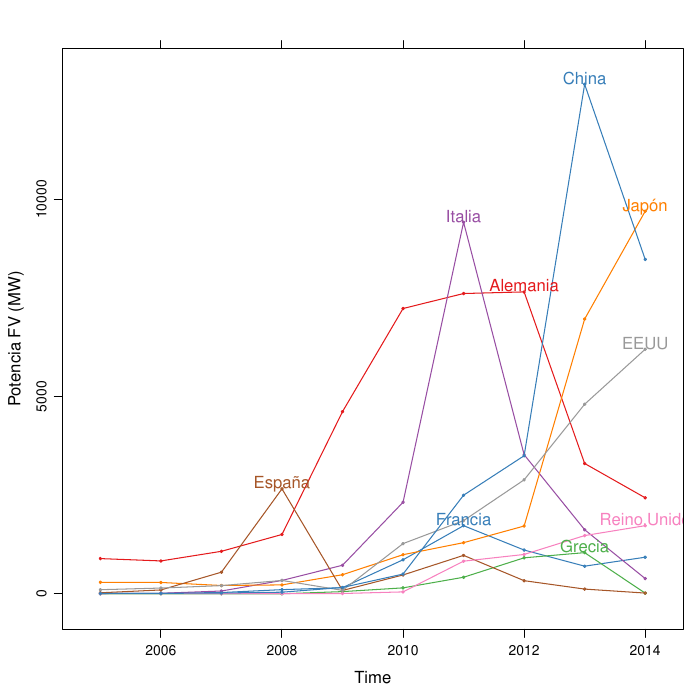

The script that saved this image:
library(zoo)
library(lattice)
library(directlabels)
library(RColorBrewer)
library(latticeExtra)

pvCum <- read.zoo('PVWorld.csv', sep = ';', header = TRUE, dec = ',')
pv <- diff(pvCum)

pdf('../figs/PVWorld.pdf')
p <- xyplot(pv, superpose = TRUE, type = 'b',
            ylab = 'Potencia FV (MW)',
            par.settings = custom.theme.2(cex = 0.3, pch = 21))
direct.label(p, "top.points")
dev.off()
